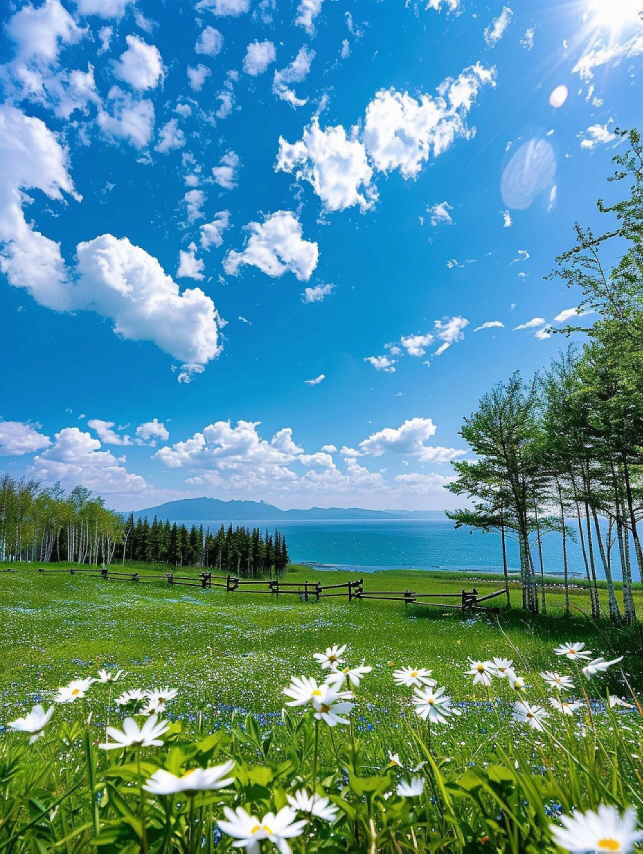
#> input picture 高职课件/计算机视觉/1 项目1：计算机视觉概述/1.jpg, 1928 x 2560 px (shown at 1/3 size)
$ jupyter execute '1.2 计算机视觉系统组成与原理.ipynb'   (shell and % lines are left out)
#> lines starting #> are read from the running program, lines starting #| are printed output that depends on the picture
# 计算机视觉系统组成与原理

在介绍系统组成和原理前，展示一个清晰的计算机视觉系统工作流程图，帮助我们建立整体概念。

<div class='insertContainerBox column'>
<div class='insertItem' align=center></div>
</div>

## 1. 图像采集设备（“眼睛”）

*   **作用：** 负责从现实世界中获取图像或视频数据，将其转换为数字信号。
*   **常见设备：**
    *   **摄像头：** 最常见的图像采集设备，如手机摄像头、工业相机、网络摄像头等。
    <div class='insertContainerBox column'>
    <div class='insertItem' align=center></div>
    </div>

    *   **传感器：** 除了可见光摄像头，还有红外传感器、X光传感器、超声波传感器等，
        用于获取不同波段或类型的图像数据。
    *   **扫描仪：** 用于获取平面文档或物体的图像。


*   **工作原理：** 光线通过镜头聚焦到感光元件（如CCD或CMOS），感光元件将光信号
    转换为电信号，再经过模数转换器（ADC）转换为数字图像数据。

## 2. 图像预处理（“清洁工”）

*   **作用：** 对原始图像数据进行处理，去除噪声、增强图像质量、调整尺寸和格式，使其更适合后续的分析。
*   **常见操作：**
    *   **降噪：** 减少图像中的随机干扰，使图像更清晰。
    *   **增强：** 提高图像的对比度、亮度，突出感兴趣区域。
    *   **尺寸调整：** 将图像缩放到统一的大小，便于算法处理。
    *   **色彩空间转换：** 将图像从 RGB 转换为灰度图或其他色彩空间。
*   **重要性：** 预处理是提升后续算法性能的关键一步，“垃圾进，垃圾出”的道理同样适用于图像处理。

“垃圾进垃圾出”是一种常见的问题，指由于输入数据的低质量或错误，导致输出结果的不准确和无价值。这种现象在很多领域都有所体现，包括医疗、金融、人工智能等。

下面简单展示一下图像预处理，展示一下如何使用 OpenCV 生成灰度图。

[cell 1]
# 安装OpenCV和Matplotlib

[cell 2]
import cv2
import matplotlib.pyplot as plt
import numpy as np

# 读取图像（如果1.jpg不存在，会创建一个示例图像）
try:
    image = cv2.imread('1.jpg')
#> image is the input picture: shape (2560, 1928, 3); mean B, G, R 150.6, 143.6, 87.6
    image = cv2.cvtColor(image, cv2.COLOR_BGR2RGB)
except:
    # 创建示例图像：带有噪声的简单图形
    image = np.zeros((300, 300, 3), dtype=np.uint8)
    cv2.rectangle(image, (50, 50), (250, 250), (255, 0, 0), 2)  # 红色矩形
    cv2.circle(image, (150, 150), 50, (0, 255, 0), -1)  # 绿色圆形
    image += np.random.randint(0, 50, size=image.shape, dtype=np.uint8)  # 添加随机噪声
    print("未找到1.jpg，已生成示例测试图像")

# 1. 降噪：减少图像中的随机干扰，使图像更清晰
# 使用高斯滤波进行降噪
blurred_image = cv2.GaussianBlur(image, (5, 5), 0)

# 2. 增强：提高图像的对比度、亮度，突出感兴趣区域
# 调整亮度和对比度
enhanced_image = cv2.convertScaleAbs(image, alpha=1.5, beta=50)  # alpha: 对比度，beta: 亮度
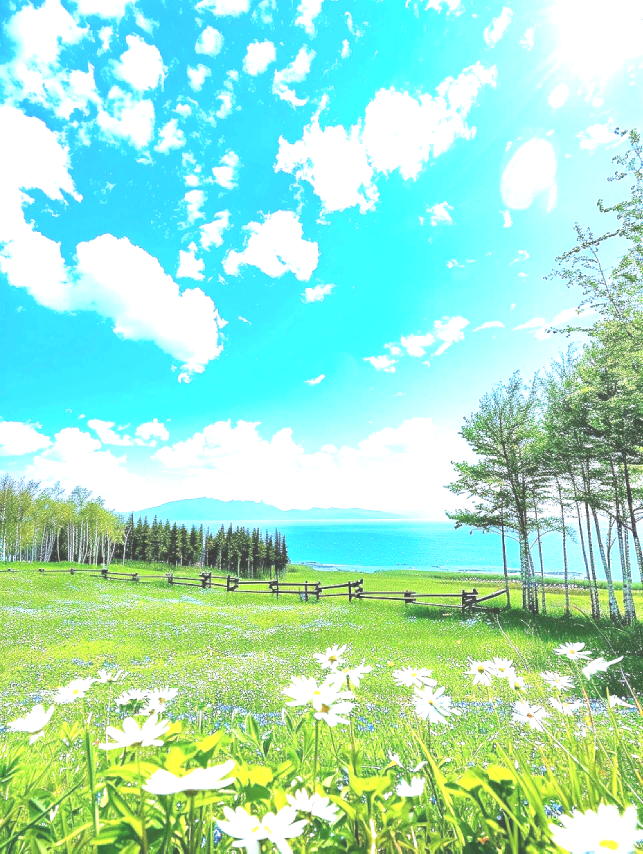
#> enhanced_image: shape (2560, 1928, 3) (shown at 1/3 size); mean R, G, B 162.3, 228.8, 201.4

# 3. 尺寸调整：将图像缩放到统一的大小，便于算法处理
# 缩放到固定大小（例如256x256）
resized_image = cv2.resize(image, (256, 256))
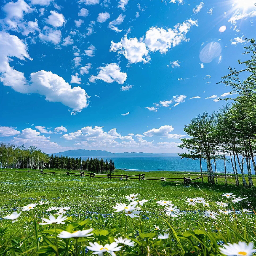
#> resized_image: shape (256, 256, 3); mean R, G, B 87.5, 143.4, 150.5

# 4. 色彩空间转换：将图像从 RGB 转换为灰度图或其他色彩空间
# 转换为灰度图
gray_image = cv2.cvtColor(image, cv2.COLOR_RGB2GRAY)
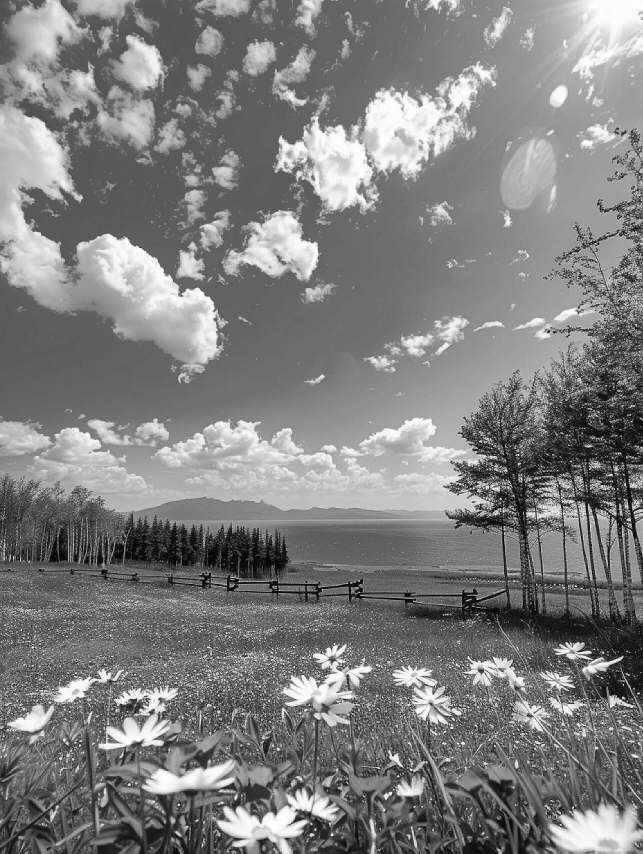
#> gray_image: shape (2560, 1928) (shown at 1/3 size); min 0, max 255, mean 127.6

# 可视化结果
fig, axes = plt.subplots(2, 3, figsize=(15, 10))
plt.suptitle("图像预处理操作", fontsize=16)

# 原始图像
axes[0, 0].imshow(image)
axes[0, 0].set_title("原始图像")
axes[0, 0].axis("off")

# 降噪后的图像
axes[0, 1].imshow(blurred_image)
axes[0, 1].set_title("降噪后图像")
axes[0, 1].axis("off")

# 增强后的图像
axes[0, 2].imshow(enhanced_image)
axes[0, 2].set_title("增强后图像")
axes[0, 2].axis("off")

# 尺寸调整后的图像
axes[1, 0].imshow(resized_image)
axes[1, 0].set_title("尺寸调整后图像")
axes[1, 0].axis("off")

# 灰度图
axes[1, 1].imshow(gray_image, cmap="gray")
axes[1, 1].set_title("灰度图")
axes[1, 1].axis("off")

# 第二行第三个位置为空白，避免显示错误
axes[1, 2].axis("off")

# 显示结果
# plt.tight_layout()
plt.show()
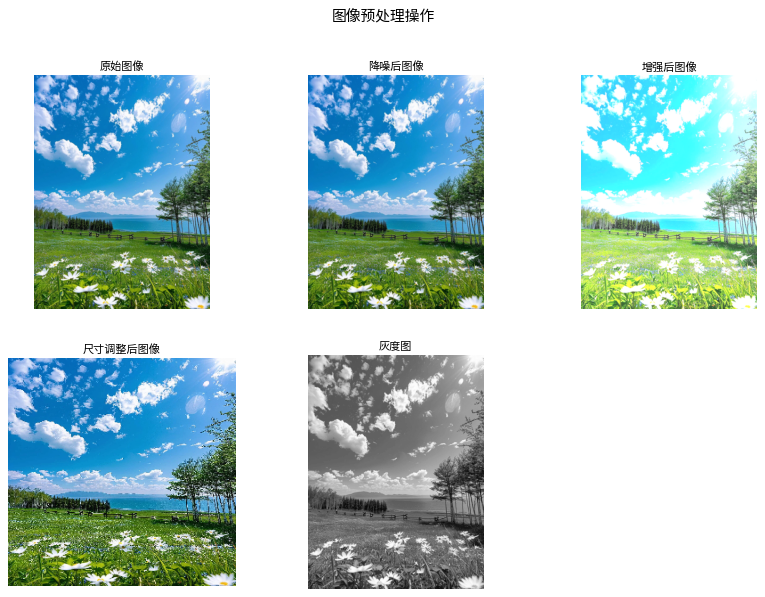
#> figure drawn by matplotlib, 5 panels

## 3. 特征提取（“分析师”）

*   **作用：** 从预处理后的图像中识别和提取出对任务有用的关键信息，这些信息被
    称为“特征”。
*   **理解：** 机器不像人一样直接“看懂”图像，而是通过图像中的点、线、边缘、
    纹理、颜色、形状等信息来“理解”内容。特征提取就是把这些人类难以直接描述
    但对机器很重要的信息提取出来。
*   **类比：** 就像我们识别一个人，不是看他的每一个细胞，而是看他的五官、发型、
    身高、体型等关键特征。

下面我们通过代码来进行特征提取的操作。

[cell 3]
import cv2
import matplotlib.pyplot as plt
import numpy as np

# 读取图像（如果1.jpg不存在，会创建一个示例图像）
try:
    image = cv2.imread('1.jpg')
    image = cv2.cvtColor(image, cv2.COLOR_BGR2RGB)
except:
    # 创建示例图像：棋盘格+方块，更容易观察特征
    image = np.zeros((300, 300, 3), dtype=np.uint8)
    image[50:150, 50:150] = [255, 0, 0]  # 蓝色方块
    image[150:250, 150:250] = [0, 255, 0]  # 绿色方块
    cv2.rectangle(image, (10, 10), (290, 290), (255, 255, 255), 2)  # 白色边框
    print("未找到1.jpg，已生成示例测试图像")

gray = cv2.cvtColor(image, cv2.COLOR_RGB2GRAY)

# ==================== 特征提取演示 ====================
# 类比：就像医生看病，不是看全身每个细胞，而是看"体温、血压、脉搏"等关键指标

# 1. 边缘特征（Canny）- 提取物体的轮廓线
# 类比：就像用线条勾勒出一个人的"剪影"
edges = cv2.Canny(gray, 50, 150)
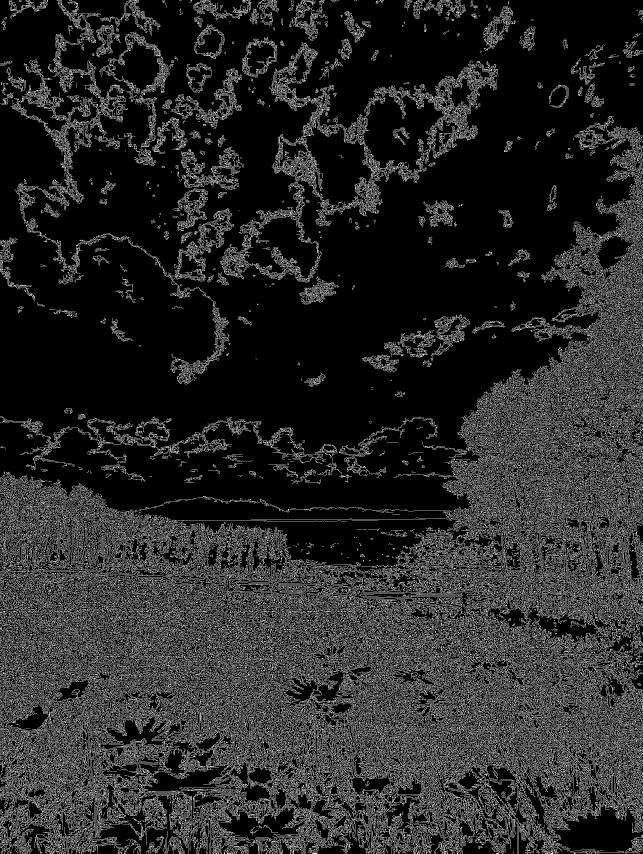
#> edges: shape (2560, 1928) (shown at 1/3 size); 15.7% white in thin lines or dots

# 2. 角点特征（Harris）- 提取图像中的"关键点"
# 类比：就像识别建筑物的"墙角、桌角"等拐角位置
gray_float = np.float32(gray)
harris = cv2.cornerHarris(gray_float, blockSize=2, ksize=3, k=0.04)
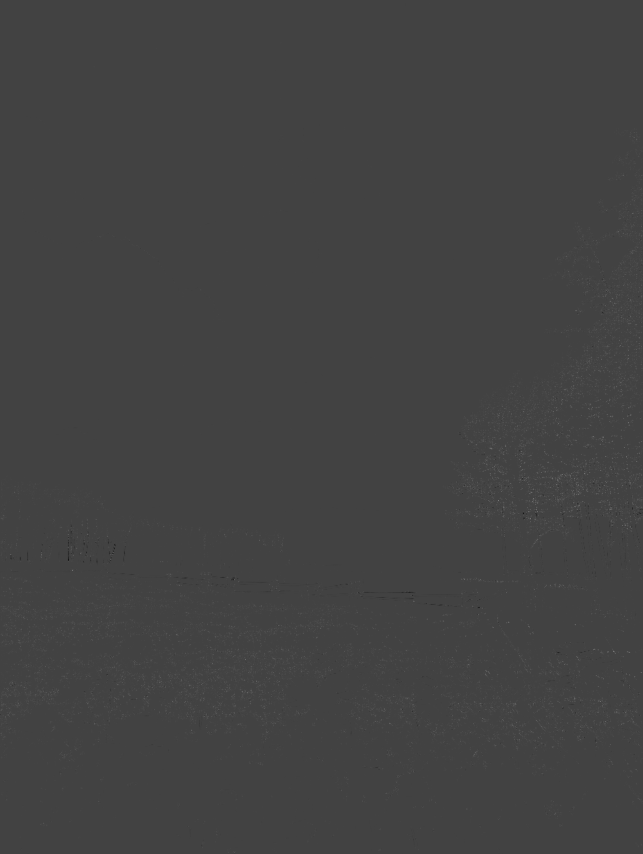
#> harris: shape (2560, 1928) float32 (shown at 1/3 size); min -135729664, max 384492608, mean 631636.3; drawn with min black and max white
harris_image = image.copy()
harris_image[harris > 0.01 * harris.max()] = [255, 0, 0]  # 角点标记为红色
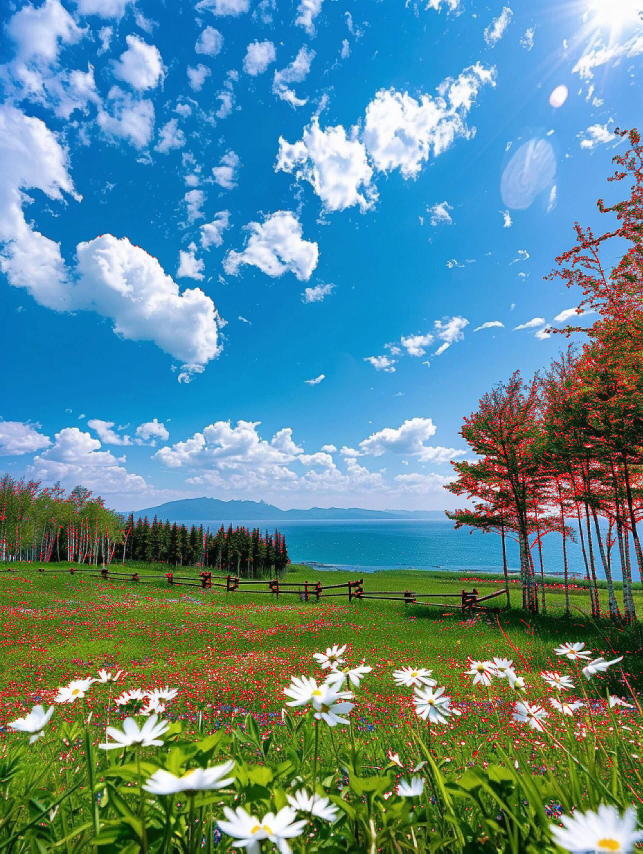
#> harris_image: shape (2560, 1928, 3) (shown at 1/3 size); mean R, G, B 93.5, 137.9, 146.3

# 3. ORB特征点 - 更智能的关键点提取
# 类比：就像识别指纹上的"脊线终点、分叉点"等特征点
orb = cv2.ORB_create(nfeatures=50)
keypoints, descriptors = orb.detectAndCompute(gray, None)
#> keypoints = 50 keypoints; strongest (x, y, size): (1887, 1445, 31), (1669, 1445, 31), (1887, 1438, 31), (1824, 1954, 37.2)
# 绘制特征点
orb_image = cv2.drawKeypoints(image, keypoints, None, color=(0, 255, 0),
                               flags=cv2.DRAW_MATCHES_FLAGS_DRAW_RICH_KEYPOINTS)

# 4. 颜色直方图 - 提取颜色分布特征
# 类比：就像描述一个人"穿什么颜色的衣服，颜色占比多少"
colors = ('r', 'g', 'b')
color_features = {}
for i, color in enumerate(colors):
    hist = cv2.calcHist([image], [i], None, [16], [0, 256])
    color_features[color] = hist.flatten()  # 保存每种颜色的分布
#> after the loop, color_features = 3 items

# ==================== 可视化结果 ====================
fig, axes = plt.subplots(2, 2, figsize=(12, 10))
plt.suptitle('图像特征提取可视化 | 就像识别一个人的关键特征', fontsize=14)

# 原始图像
axes[0, 0].imshow(image)
axes[0, 0].set_title('原始图像')
axes[0, 0].axis('off')

# 边缘特征
axes[0, 1].imshow(edges, cmap='gray')
axes[0, 1].set_title('边缘特征\n(物体的轮廓线)')
axes[0, 1].axis('off')

# Harris角点
axes[1, 0].imshow(harris_image)
axes[1, 0].set_title('角点特征\n(红色标记拐角位置)')
axes[1, 0].axis('off')

# ORB特征点
axes[1, 1].imshow(orb_image)
axes[1, 1].set_title(f'ORB关键点\n({len(keypoints)}个智能特征点)')
axes[1, 1].axis('off')

plt.tight_layout()
plt.show()
